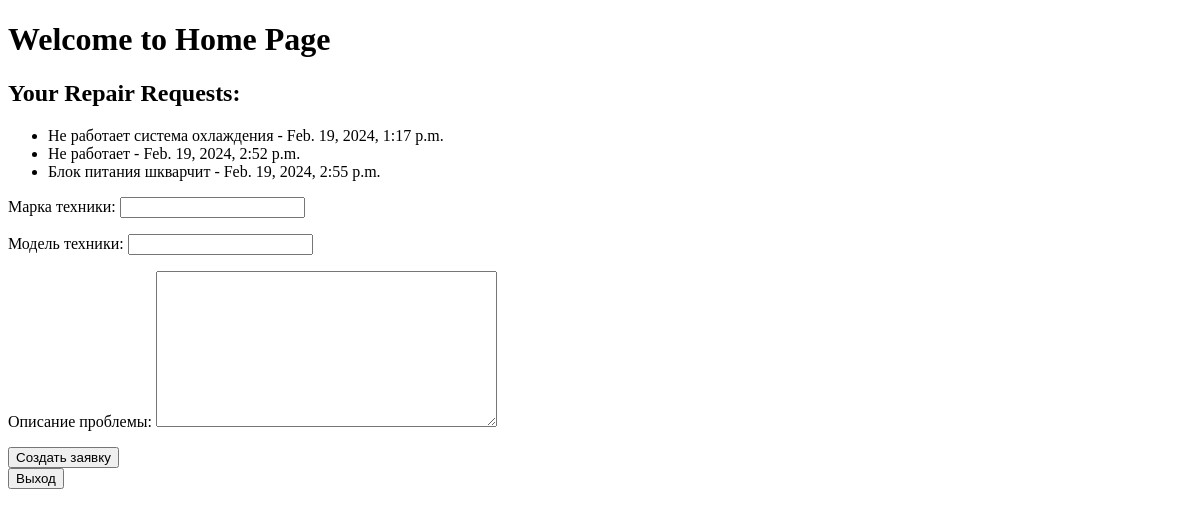
The page /home (signed in) on the database as committed earlier.
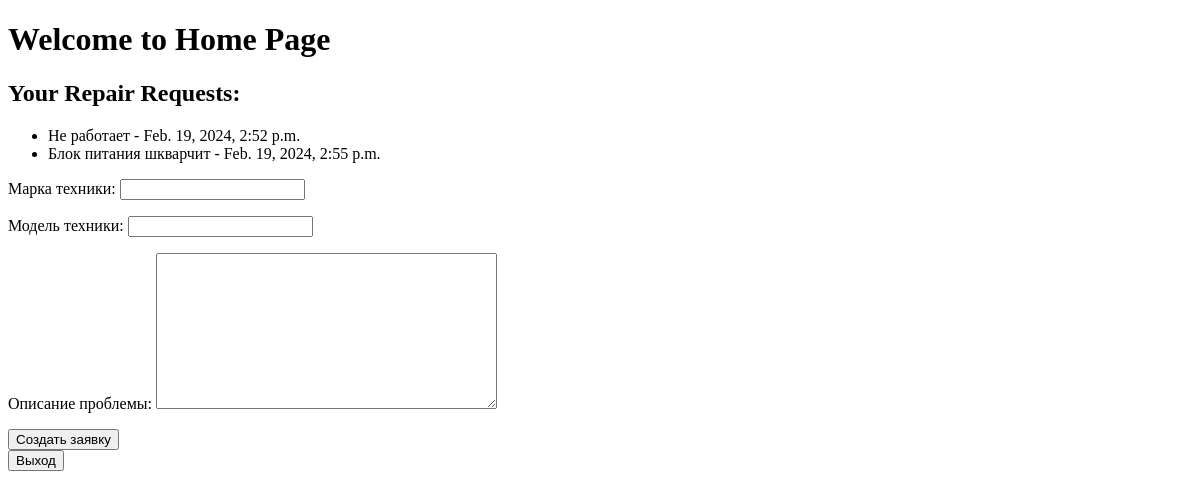
The same page on the database as committed later.
### RSapplication/models.py (models this page shows)
class RepairRequest(models.Model):
    owner = models.ForeignKey(CustomUser, on_delete=models.CASCADE, related_name='repair_requests', verbose_name='Владелец техники')
    technic = models.ForeignKey(Technic, on_delete=models.PROTECT, related_name='repair_requests', verbose_name='Техника клиента')
    description = models.TextField(max_length=300, verbose_name='Описание проблемы')
    created_time = models.DateTimeField(default=timezone.now, verbose_name='Дата/время создания')
    class Meta:
        verbose_name = 'Заявка на обслуживание'
        verbose_name_plural = 'Заявки на обслуживание'
    def __str__(self):
        return self.description

### RSapplication/views.py (the view)
# urls.py: path('home', login_required(create_repair_request), name='HomePage'),
@login_required
def create_repair_request(request):
    if request.method == 'POST':
        technic_form = TechnicForm(request.POST)
        repair_form = RepairRequestForm(request.POST)
        if technic_form.is_valid() and repair_form.is_valid():
            technic = technic_form.save()
            repair_request = repair_form.save(commit=False)
            repair_request.owner = request.user
            repair_request.created_time = timezone.now()
            repair_request.technic = technic
            repair_request.save()
            return redirect('HomePage')
    else:
        technic_form = TechnicForm()
        repair_form = RepairRequestForm()
    current_user = request.user
    repair_requests = RepairRequest.objects.filter(owner=current_user)
    print(repair_requests)
    return render(request, 'RSapplication/home.html', {'technic_form': technic_form,
                                                       'repair_form': repair_form,
                                                       'repair_requests': repair_requests})

### RSapplication/forms.py
class TechnicForm(forms.ModelForm):
    class Meta:
        model = Technic
        fields = ['brand', 'model']

class RepairRequestForm(forms.ModelForm):
    class Meta:
        model = RepairRequest
        fields = ['description']

### RSapplication/templates/RSapplication/home.html (shortened to what this page needs)
<!DOCTYPE html>
<html lang="en">
<head>
</head>
<body>
<h1>Welcome to Home Page</h1>
    <h2>Your Repair Requests:</h2>
    <ul>
        {% for repair_request in repair_requests %}
        <li>{{ repair_request.description }} - {{ repair_request.created_time }}</li>
        {% endfor %}
    </ul>
    <form method="post">
        {{ technic_form.as_p }}
        {{ repair_form.as_p }}
        <button type="submit">Создать заявку</button>
    </form>
    <form action="{% url 'LogoutUser' %}" method="post">
        <button type="submit">Выход</button>
    </form>
</body>
</html>

Rows that differ between the two databases and show on the page:
removed RepairRequest: description "Не работает система охлаждения", created_time "Feb. 19, 2024, 1:17 p.m."
